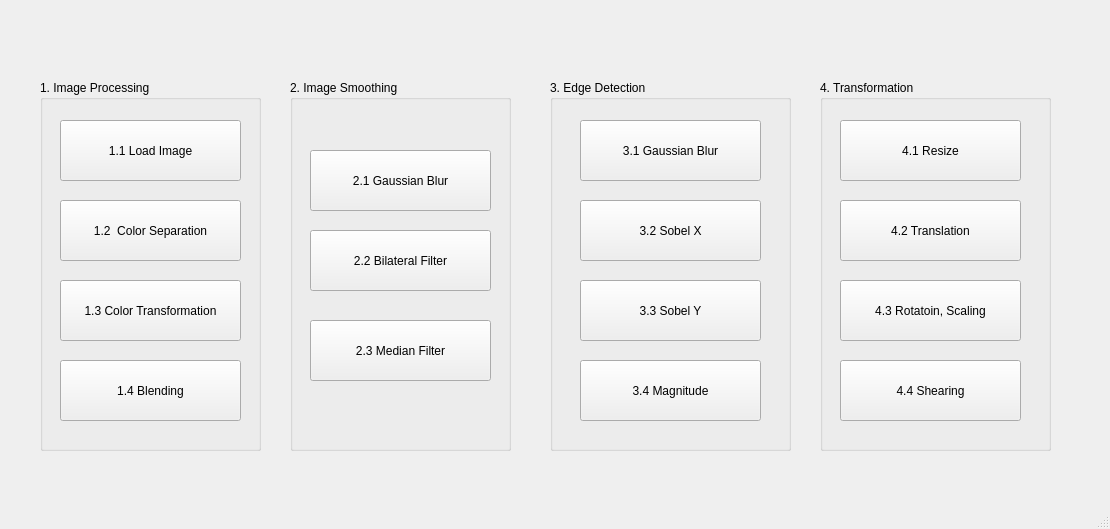
<?xml version="1.0" encoding="UTF-8"?>
<ui version="4.0">
 <class>MainWindow</class>
 <widget class="QMainWindow" name="MainWindow">
  <property name="geometry">
   <rect>
    <x>0</x>
    <y>0</y>
    <width>1110</width>
    <height>529</height>
   </rect>
  </property>
  <property name="windowTitle">
   <string>MainWindow</string>
  </property>
  <widget class="QWidget" name="centralwidget">
   <widget class="QGroupBox" name="groupBox">
    <property name="geometry">
     <rect>
      <x>40</x>
      <y>80</y>
      <width>221</width>
      <height>371</height>
     </rect>
    </property>
    <property name="title">
     <string>1. Image Processing</string>
    </property>
    <widget class="QPushButton" name="pushButton">
     <property name="geometry">
      <rect>
       <x>20</x>
       <y>40</y>
       <width>181</width>
       <height>61</height>
      </rect>
     </property>
     <property name="text">
      <string>1.1 Load Image</string>
     </property>
    </widget>
    <widget class="QPushButton" name="pushButton_2">
     <property name="geometry">
      <rect>
       <x>20</x>
       <y>120</y>
       <width>181</width>
       <height>61</height>
      </rect>
     </property>
     <property name="text">
      <string>1.2  Color Separation</string>
     </property>
    </widget>
    <widget class="QPushButton" name="pushButton_3">
     <property name="geometry">
      <rect>
       <x>20</x>
       <y>200</y>
       <width>181</width>
       <height>61</height>
      </rect>
     </property>
     <property name="text">
      <string>1.3 Color Transformation</string>
     </property>
    </widget>
    <widget class="QPushButton" name="pushButton_4">
     <property name="geometry">
      <rect>
       <x>20</x>
       <y>280</y>
       <width>181</width>
       <height>61</height>
      </rect>
     </property>
     <property name="text">
      <string>1.4 Blending</string>
     </property>
    </widget>
   </widget>
   <widget class="QGroupBox" name="groupBox_2">
    <property name="geometry">
     <rect>
      <x>290</x>
      <y>80</y>
      <width>221</width>
      <height>371</height>
     </rect>
    </property>
    <property name="title">
     <string>2. Image Smoothing </string>
    </property>
    <widget class="QPushButton" name="pushButton_5">
     <property name="geometry">
      <rect>
       <x>20</x>
       <y>70</y>
       <width>181</width>
       <height>61</height>
      </rect>
     </property>
     <property name="text">
      <string>2.1 Gaussian Blur</string>
     </property>
    </widget>
    <widget class="QPushButton" name="pushButton_6">
     <property name="geometry">
      <rect>
       <x>20</x>
       <y>150</y>
       <width>181</width>
       <height>61</height>
      </rect>
     </property>
     <property name="text">
      <string>2.2 Bilateral Filter</string>
     </property>
    </widget>
    <widget class="QPushButton" name="pushButton_7">
     <property name="geometry">
      <rect>
       <x>20</x>
       <y>240</y>
       <width>181</width>
       <height>61</height>
      </rect>
     </property>
     <property name="text">
      <string>2.3 Median Filter</string>
     </property>
    </widget>
   </widget>
   <widget class="QGroupBox" name="groupBox_3">
    <property name="geometry">
     <rect>
      <x>550</x>
      <y>80</y>
      <width>241</width>
      <height>371</height>
     </rect>
    </property>
    <property name="title">
     <string>3. Edge Detection</string>
    </property>
    <widget class="QPushButton" name="pushButton_8">
     <property name="geometry">
      <rect>
       <x>30</x>
       <y>40</y>
       <width>181</width>
       <height>61</height>
      </rect>
     </property>
     <property name="text">
      <string>3.1 Gaussian Blur</string>
     </property>
    </widget>
    <widget class="QPushButton" name="pushButton_9">
     <property name="geometry">
      <rect>
       <x>30</x>
       <y>120</y>
       <width>181</width>
       <height>61</height>
      </rect>
     </property>
     <property name="text">
      <string>3.2 Sobel X</string>
     </property>
    </widget>
    <widget class="QPushButton" name="pushButton_10">
     <property name="geometry">
      <rect>
       <x>30</x>
       <y>200</y>
       <width>181</width>
       <height>61</height>
      </rect>
     </property>
     <property name="text">
      <string>3.3 Sobel Y</string>
     </property>
    </widget>
    <widget class="QPushButton" name="pushButton_11">
     <property name="geometry">
      <rect>
       <x>30</x>
       <y>280</y>
       <width>181</width>
       <height>61</height>
      </rect>
     </property>
     <property name="text">
      <string>3.4 Magnitude</string>
     </property>
    </widget>
   </widget>
   <widget class="QGroupBox" name="groupBox_4">
    <property name="geometry">
     <rect>
      <x>820</x>
      <y>80</y>
      <width>231</width>
      <height>371</height>
     </rect>
    </property>
    <property name="title">
     <string>4. Transformation</string>
    </property>
    <widget class="QPushButton" name="pushButton_12">
     <property name="geometry">
      <rect>
       <x>20</x>
       <y>40</y>
       <width>181</width>
       <height>61</height>
      </rect>
     </property>
     <property name="text">
      <string>4.1 Resize</string>
     </property>
    </widget>
    <widget class="QPushButton" name="pushButton_13">
     <property name="geometry">
      <rect>
       <x>20</x>
       <y>120</y>
       <width>181</width>
       <height>61</height>
      </rect>
     </property>
     <property name="text">
      <string>4.2 Translation</string>
     </property>
    </widget>
    <widget class="QPushButton" name="pushButton_14">
     <property name="geometry">
      <rect>
       <x>20</x>
       <y>200</y>
       <width>181</width>
       <height>61</height>
      </rect>
     </property>
     <property name="text">
      <string>4.3 Rotatoin, Scaling</string>
     </property>
    </widget>
    <widget class="QPushButton" name="pushButton_15">
     <property name="geometry">
      <rect>
       <x>20</x>
       <y>280</y>
       <width>181</width>
       <height>61</height>
      </rect>
     </property>
     <property name="text">
      <string>4.4 Shearing</string>
     </property>
    </widget>
   </widget>
  </widget>
  <widget class="QMenuBar" name="menubar">
   <property name="geometry">
    <rect>
     <x>0</x>
     <y>0</y>
     <width>1110</width>
     <height>21</height>
    </rect>
   </property>
  </widget>
  <widget class="QStatusBar" name="statusbar"/>
 </widget>
 <resources/>
 <connections/>
</ui>
